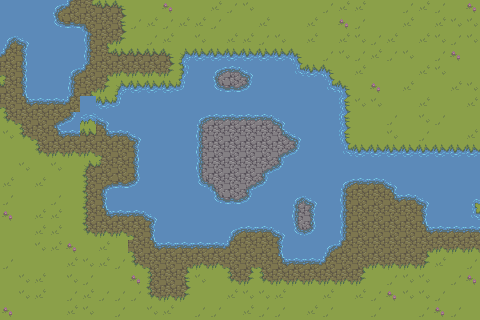

This game map was drawn from its Tiled (.tmx) file and the tilesets committed beside it. A one-line description and the full map source follow:
An orthogonal 30x20 tile map with 16x16 px tiles, 1 tile layer (Camada de Blocos 1), 4 tilesets.

<map version="1.10" tiledversion="1.10.2" orientation="orthogonal" renderorder="right-down" width="30" height="20" tilewidth="16" tileheight="16" infinite="0" nextlayerid="2" nextobjectid="1">
 <tileset firstgid="1" name="tileset" tilewidth="16" tileheight="16" tilecount="96" columns="16">
  <image source="tileset.png" width="256" height="96" />
 </tileset>
 <tileset firstgid="97" name="tileset" tilewidth="16" tileheight="16" tilecount="96" columns="16">
  <image source="tileset.png" width="256" height="96" />
 </tileset>
 <tileset firstgid="193" name="ghjk" tilewidth="16" tileheight="16" tilecount="96" columns="16">
  <image source="tileset.png" width="256" height="96" />
 </tileset>
 <tileset firstgid="289" source="oig.tsx" />
 <layer id="1" name="Camada de Blocos 1" width="30" height="20">
  <data encoding="csv">
324,324,324,331,378,326,327,298,311,359,27,311,359,300,316,299,311,311,311,311,316,300,300,306,306,316,300,316,306,27,
324,324,324,363,364,362,348,310,316,300,316,300,300,316,306,306,300,359,359,300,306,315,316,306,306,300,306,300,299,299,
331,333,324,324,324,347,294,314,359,316,300,311,299,306,300,300,316,299,311,300,306,300,299,316,300,359,300,299,316,299,
378,349,324,324,324,347,326,327,327,327,298,292,322,322,322,322,322,322,293,311,316,299,316,300,316,299,306,316,27,306,
296,349,324,324,331,378,294,295,295,295,314,307,324,334,335,336,324,324,321,322,293,359,300,359,359,311,300,299,359,311,
328,349,324,324,347,294,314,292,322,322,322,323,324,366,367,368,324,324,324,324,321,293,359,315,306,300,311,359,300,299,
296,377,332,332,378,324,322,323,324,324,324,324,324,324,324,324,324,324,324,324,324,305,299,299,306,359,300,311,311,300,
313,296,325,361,365,290,333,324,324,324,324,324,334,335,335,335,335,336,324,324,324,305,311,306,316,306,299,316,306,311,
299,313,296,377,332,327,377,332,333,324,324,324,350,351,351,351,341,317,336,324,324,305,359,311,299,311,316,306,359,300,
359,311,313,295,295,295,296,348,349,324,324,324,350,341,351,341,341,301,368,324,324,321,322,322,322,322,322,322,322,322,
306,299,311,299,359,297,328,325,349,324,324,324,350,341,351,351,301,368,324,324,324,324,324,324,324,324,324,324,324,324,
300,306,300,359,311,312,361,364,365,324,324,324,366,302,341,301,368,324,324,324,324,331,332,332,333,324,324,324,324,324,
316,359,311,316,306,312,349,324,324,324,324,324,324,366,367,368,324,324,334,336,324,347,348,348,377,332,333,324,324,289,
315,359,300,300,311,312,377,332,332,333,324,324,324,324,324,324,324,324,350,352,324,347,325,325,325,325,349,324,324,321,
311,311,300,300,359,313,295,295,296,349,324,324,324,324,331,332,332,333,366,368,324,347,325,348,348,325,377,332,332,332,
311,311,299,300,27,311,300,306,296,377,332,332,332,332,378,348,348,349,324,324,331,378,325,325,325,325,294,295,295,295,
316,311,306,311,300,299,300,316,313,296,348,294,295,295,296,294,296,377,332,332,378,348,294,295,295,295,314,300,306,316,
359,299,300,306,299,316,306,359,315,312,348,310,299,311,313,314,313,295,295,295,295,295,314,306,316,299,299,359,316,27,
359,299,300,359,316,300,316,316,316,313,295,314,306,306,300,299,299,300,306,359,300,359,300,316,27,299,299,316,359,359,
27,311,359,311,300,299,311,316,311,299,300,311,316,316,306,300,316,316,359,300,316,311,306,316,359,311,316,315,316,311
</data>
 </layer>
</map>
